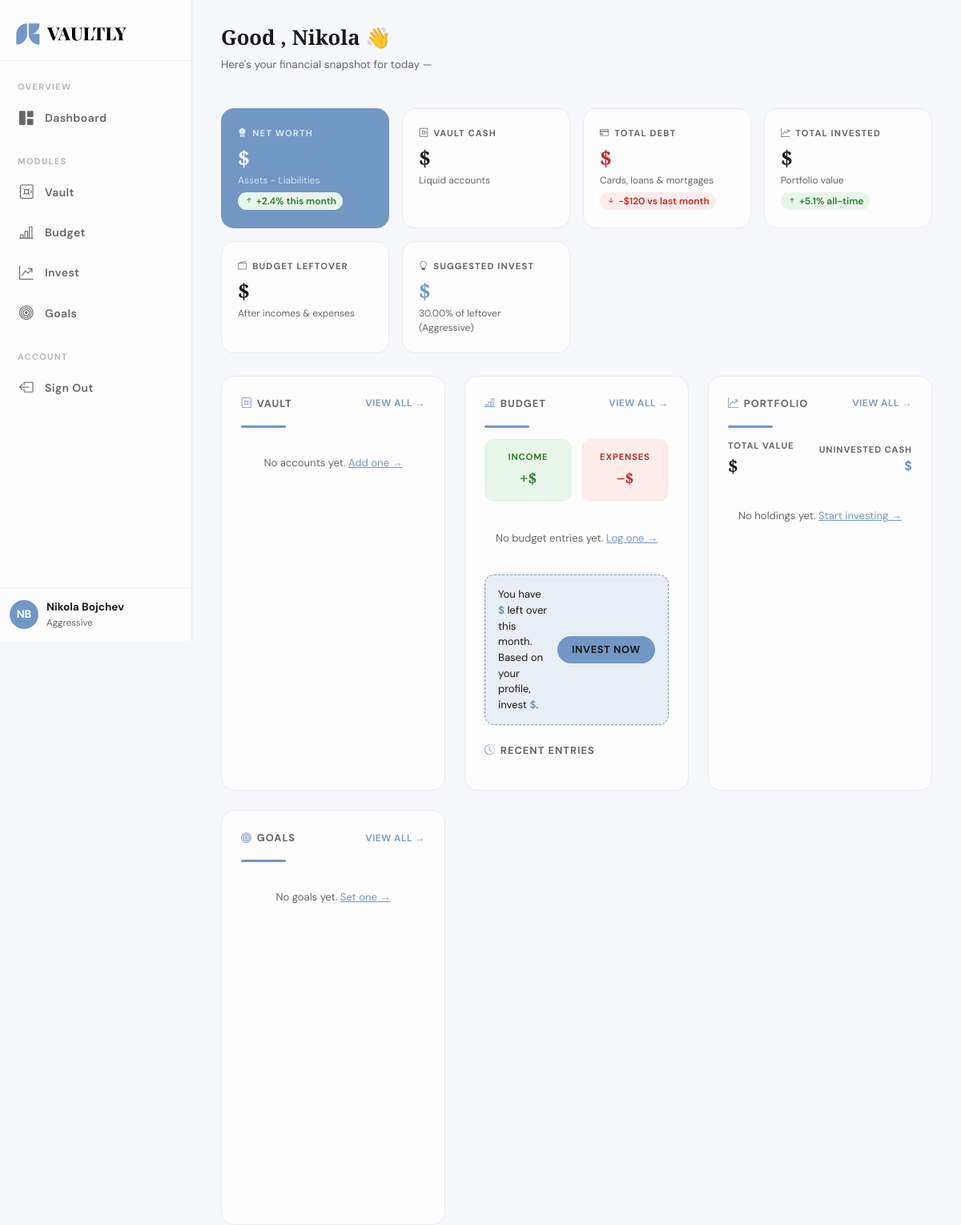
Screenshot of /profile/ (signed in) with the database file from the repository.
### users/models.py (models this page shows, shortened)
class CustomUser(AbstractUser):
    email = models.EmailField(unique=True)

class UserProfile(BaseModel):
    class RiskTolerance(models.TextChoices):
        CONSERVATIVE = 'conservative', 'Conservative'
        MODERATE     = 'moderate',     'Moderate'
        AGGRESSIVE   = 'aggressive',   'Aggressive'
    RISK_DEFAULTS = {
        'conservative': Decimal('10.00'),
        'moderate':     Decimal('20.00'),
        'aggressive':   Decimal('30.00'),
    }
    user = models.OneToOneField(
        settings.AUTH_USER_MODEL,
        on_delete=models.CASCADE,
        related_name='profile'
    )
    risk_tolerance = models.CharField(
        max_length=20,
        choices=RiskTolerance.choices,
        default=RiskTolerance.MODERATE
    )
    custom_invest_percentage = models.DecimalField(
        max_digits=5,
        decimal_places=2,
        null=True,
        blank=True,
        help_text="Overrides risk tolerance suggestion. Leave blank to use default."
    )
    @property
    def suggested_invest_percentage(self):
        if self.custom_invest_percentage is not None:
            return self.custom_invest_percentage
        return self.RISK_DEFAULTS.get(self.risk_tolerance, Decimal('20.00'))
    @property
    def invest_percentage(self):
        return self.suggested_invest_percentage

### users/views.py (the view, shortened to what this page needs)
# urls.py: path('profile/', user_views.profile, name='profile'),
@login_required
def profile(request):
    return render(request, 'dashboard.html')

### templates/dashboard.html (shortened to what this page needs)
<!DOCTYPE html>
<html lang="en">
<head>
    <link href="https://cdn.jsdelivr.net/npm/bootstrap@5.3.8/dist/css/bootstrap.min.css" rel="stylesheet"
>
    <link href="https://cdn.jsdelivr.net/npm/bootstrap-icons@1.11.3/font/bootstrap-icons.min.css" rel="stylesheet">
    <link rel="stylesheet" href="../static/css/app.css">
</head>
<body>
<div class="app-shell">
    <aside class="sidebar" id="sidebar">
        <div class="sidebar-logo-wrap">
            <img src="../static/img/logo.svg"       alt="Vaultly" class="sidebar-logo"       id="sidebar-logo">
        </div>
        <ul class="sidebar-nav">
            <li class="sidebar-section-label">OVERVIEW</li>
            <li class="sidebar-nav-item active">
                <a href="{% url 'dashboard' %}">
                    <i class="bi bi-grid-1x2-fill nav-icon"></i>
                    <span class="nav-label">Dashboard</span>
                </a>
            </li>
            <li class="sidebar-section-label" style="margin-top:10px;">MODULES</li>
            <li class="sidebar-nav-item">
                <a href="{% url 'vault:index' %}">
                    <i class="bi bi-safe nav-icon"></i>
                    <span class="nav-label">Vault</span>
                </a>
            </li>
            <li class="sidebar-nav-item">
                <a href="{% url 'budget:index' %}">
                    <i class="bi bi-bar-chart-line nav-icon"></i>
                    <span class="nav-label">Budget</span>
                </a>
            </li>
            <li class="sidebar-nav-item">
                <a href="{% url 'invest:index' %}">
                    <i class="bi bi-graph-up-arrow nav-icon"></i>
                    <span class="nav-label">Invest</span>
                </a>
            </li>
            <li class="sidebar-nav-item">
                <a href="{% url 'goals:index' %}">
                    <i class="bi bi-bullseye nav-icon"></i>
                    <span class="nav-label">Goals</span>
                </a>
            </li>
            <li class="sidebar-section-label" style="margin-top:10px;">ACCOUNT</li>
            <li class="sidebar-nav-item">
                <a href="#" onclick="event.preventDefault();document.getElementById('logout-form').submit();">
                    <i class="bi bi-box-arrow-left nav-icon"></i>
                    <span class="nav-label">Sign Out</span>
                </a>
            </li>
        </ul>
        <div class="sidebar-user">
            <div class="sidebar-user-avatar">
                {{ user.first_name|first|upper }}{{ user.last_name|first|upper }}
            </div>
            <div class="sidebar-user-info">
                <div class="sidebar-user-name">{{ user.get_full_name }}</div>
                <div class="sidebar-user-role">{{ user.profile.get_risk_tolerance_display }}</div>
            </div>
        </div>
    </aside>
    <main class="main-content" id="main-content">
        <div class="topbar">
            <div class="topbar-greeting">
                <h2>Good {{ time_of_day }}, {{ user.first_name }} 👋</h2>
                <p>Here's your financial snapshot for today — {{ today }}</p>
            </div>
        </div>
        <div class="kpi-grid">
            <div class="kpi-card highlight">
                <div class="kpi-label"><i class="bi bi-award-fill"></i> Net Worth</div>
                <div class="kpi-value">${{ net_worth|floatformat:0 }}</div>
                <div class="kpi-sub">Assets − Liabilities</div>
                <span class="kpi-trend up"><i class="bi bi-arrow-up-short"></i> +2.4% this month</span>
            </div>
            <div class="kpi-card">
                <div class="kpi-label"><i class="bi bi-safe"></i> Vault Cash</div>
                <div class="kpi-value">${{ total_vault_cash|floatformat:0 }}</div>
                <div class="kpi-sub">Liquid accounts</div>
            </div>
            <div class="kpi-card">
                <div class="kpi-label"><i class="bi bi-credit-card"></i> Total Debt</div>
                <div class="kpi-value" style="color:#c62828;">${{ total_debt|floatformat:0 }}</div>
                <div class="kpi-sub">Cards, loans & mortgages</div>
                <span class="kpi-trend down"><i class="bi bi-arrow-down-short"></i> −$120 vs last month</span>
            </div>
            <div class="kpi-card">
                <div class="kpi-label"><i class="bi bi-graph-up-arrow"></i> Total Invested</div>
                <div class="kpi-value">${{ total_invested|floatformat:0 }}</div>
                <div class="kpi-sub">Portfolio value</div>
                <span class="kpi-trend up"><i class="bi bi-arrow-up-short"></i> +5.1% all-time</span>
            </div>
            <div class="kpi-card">
                <div class="kpi-label"><i class="bi bi-wallet2"></i> Budget Leftover</div>
                <div class="kpi-value">${{ budget_leftover|floatformat:0 }}</div>
                <div class="kpi-sub">After incomes & expenses</div>
            </div>
            <div class="kpi-card">
                <div class="kpi-label"><i class="bi bi-lightbulb"></i> Suggested Invest</div>
                <div class="kpi-value" style="color:var(--blue)">${{ suggested_investment|floatformat:0 }}</div>
                <div class="kpi-sub">{{ user.profile.invest_percentage }}% of leftover ({{ user.profile.get_risk_tolerance_display }})</div>
            </div>
        </div>
        <div class="row g-4">
            <div class="col-lg-4">
                <div class="widget mb-4">
                    <div class="widget-header">
                        <div class="widget-title"><i class="bi bi-safe"></i> Vault</div>
                        <a href="{% url 'vault:index' %}" class="widget-link">VIEW ALL →</a>
                    </div>
                    <div class="vaultly-sep"></div>
                    {% for account in vault_assets|slice:":4" %}
                    <div class="account-row">
                        <div class="account-row-left">
                            <div class="account-icon">
                                {% if account.account_type == 'checking' %}<i class="bi bi-bank"></i>
                                {% elif account.account_type == 'savings' %}<i class="bi bi-piggy-bank"></i>
                                {% elif account.account_type == 'cash' %}<i class="bi bi-cash-stack"></i>
                                {% else %}<i class="bi bi-wallet2"></i>{% endif %}
                            </div>
                            <div>
                                <div class="account-name">{{ account.name }}</div>
                                <div class="account-type">{{ account.get_account_type_display }}</div>
                            </div>
                        </div>
                        <div class="account-balance">${{ account.balance|floatformat:2 }}</div>
                    </div>
                    {% empty %}
                    <p style="font-size:0.82rem; color:var(--text-muted); text-align:center; padding: 20px 0;">
                        No accounts yet. <a href="{% url 'vault:add' %}" style="color:var(--blue);">Add one →</a>
                    </p>
                    {% endfor %}
                </div>
                <div class="widget">
                    <div class="widget-header">
                        <div class="widget-title"><i class="bi bi-bullseye"></i> Goals</div>
                        <a href="{% url 'goals:index' %}" class="widget-link">VIEW ALL →</a>
                    </div>
                    <div class="vaultly-sep"></div>
                    {% for goal in goals|slice:":4" %}
                    <div class="goal-item">
                        <div class="goal-meta">
                            <span class="goal-name">{{ goal.name }}</span>
                            <span class="goal-pct">{{ goal.progress_percentage|floatformat:0 }}%</span>
                        </div>
                        <div class="goal-progress-track">
                            <div class="goal-progress-fill {% if goal.is_completed %}complete{% endif %}"
                                 style="width: {{ goal.progress_percentage|floatformat:0 }}%;"></div>
                        </div>
                        <div class="goal-amounts">
                            <span>${{ goal.total_contributed|floatformat:0 }} saved</span>
                            <span>${{ goal.target_amount|floatformat:0 }} goal</span>
                        </div>
                        <div class="goal-deadline"><i class="bi bi-calendar3"></i> Target: {{ goal.target_date }}</div>
                    </div>
                    {% empty %}
                    <p style="font-size:0.82rem; color:var(--text-muted); text-align:center; padding: 20px 0;">
                        No goals yet. <a href="{% url 'goals:add' %}" style="color:var(--blue);">Set one →</a>
                    </p>
                    {% endfor %}
                </div>
            </div>
            <div class="col-lg-4">
                <div class="widget">
                    <div class="widget-header">
                        <div class="widget-title"><i class="bi bi-bar-chart-line"></i> Budget</div>
                        <a href="{% url 'budget:index' %}" class="widget-link">VIEW ALL →</a>
                    </div>
                    <div class="vaultly-sep"></div>
                    <div class="d-flex justify-content-between mb-3" style="gap:12px;">
                        <div style="flex:1; background:#e8f5e9; border-radius:12px; padding:14px 12px; text-align:center;">
                            <div style="font-size:0.7rem; font-weight:700; letter-spacing:0.08em; color:#2e7d32; margin-bottom:4px;">INCOME</div>
                            <div style="font-size:1.2rem; font-weight:700; color:#2e7d32; font-family:'Playfair Display',serif;">
                                +${{ total_income|floatformat:0 }}
                            </div>
                        </div>
                        <div style="flex:1; background:#fdecea; border-radius:12px; padding:14px 12px; text-align:center;">
                            <div style="font-size:0.7rem; font-weight:700; letter-spacing:0.08em; color:#c62828; margin-bottom:4px;">EXPENSES</div>
                            <div style="font-size:1.2rem; font-weight:700; color:#c62828; font-family:'Playfair Display',serif;">
                                −${{ total_expenses|floatformat:0 }}
                            </div>
                        </div>
                    </div>
                    {% for cat in top_expense_categories %}
                    <div class="budget-bar-wrap">
                        <div class="budget-bar-label">
                            <span>{{ cat.name }}</span>
                            <span>${{ cat.amount|floatformat:0 }} / ${{ cat.limit|floatformat:0 }}</span>
                        </div>
                        <div class="budget-bar-track">
                            <div class="budget-bar-fill
                                {% if cat.pct >= 90 %}danger
                                {% elif cat.pct >= 70 %}warn
                                {% else %}safe{% endif %}"
                                 style="width:{{ cat.pct }}%;"></div>
                        </div>
                    </div>
                    {% empty %}
                    <p style="font-size:0.82rem; color:var(--text-muted); text-align:center; padding: 20px 0;">
                        No budget entries yet. <a href="{% url 'budget:add' %}" style="color:var(--blue);">Log one →</a>
                    </p>
                    {% endfor %}
                    <div class="invest-now-banner">
                        <p>
                            You have <strong>${{ budget_leftover|floatformat:0 }}</strong> left over this month.<br>
                            Based on your profile, invest <strong>${{ suggested_investment|floatformat:0 }}</strong>.
                        </p>
                        <form method="post" action="{% url 'budget:invest_now' %}">
                            <button type="submit" class="btn-invest-now">INVEST NOW</button>
                        </form>
                    </div>
                    <div style="margin-top: 22px;">
                        <div class="widget-title mb-3"><i class="bi bi-clock-history"></i> Recent Entries</div>
                    </div>
                </div>
            </div>
            <div class="col-lg-4">
                <div class="widget">
                    <div class="widget-header">
                        <div class="widget-title"><i class="bi bi-graph-up-arrow"></i> Portfolio</div>
                        <a href="{% url 'invest:index' %}" class="widget-link">VIEW ALL →</a>
                    </div>
                    <div class="vaultly-sep"></div>
                    <div class="d-flex align-items-center justify-content-between mb-3">
                        <div>
                            <div style="font-size:0.7rem; font-weight:700; letter-spacing:0.08em; color:var(--text-muted);">TOTAL VALUE</div>
                            <div style="font-size:1.4rem; font-weight:700; font-family:'Playfair Display',serif; color:var(--text-dark);">
                                ${{ total_invested|floatformat:0 }}
                            </div>
                        </div>
                        <div style="text-align:right;">
                            <div style="font-size:0.7rem; font-weight:700; letter-spacing:0.08em; color:var(--text-muted);">UNINVESTED CASH</div>
                            <div style="font-size:1rem; font-weight:700; color:var(--blue);">${{ portfolio_cash|floatformat:0 }}</div>
                        </div>
                    </div>
                    {% for holding in top_holdings|slice:":5" %}
                    <div class="holding-row">
                        <div>
                            <span class="holding-ticker">{{ holding.security.ticker }}</span>
                            <span class="holding-name">{{ holding.security.name|truncatechars:18 }}</span>
                            <div class="holding-qty" style="margin-top:2px; padding-left:4px;">{{ holding.quantity }} units</div>
                        </div>
                        <div class="holding-value">
                            <div class="holding-price">${{ holding.current_value|floatformat:2 }}</div>
                            <div class="holding-change {% if holding.gain_pct >= 0 %}pos{% else %}neg{% endif %}">
                                {% if holding.gain_pct >= 0 %}▲{% else %}▼{% endif %}
                                {{ holding.gain_pct|floatformat:2 }}%
                            </div>
                        </div>
                    </div>
                    {% empty %}
                    <p style="font-size:0.82rem; color:var(--text-muted); text-align:center; padding: 20px 0;">
                        No holdings yet. <a href="{% url 'invest:buy' %}" style="color:var(--blue);">Start investing →</a>
                    </p>
                    {% endfor %}
                </div>
            </div>
        </div>
    </main>
</div>
</body>
</html>

### rows the page displays
CustomUser: first_name|first "N", last_name|first "B", get_full_name "Nikola Bojchev", profile.risk_tolerance "Aggressive", first_name "Nikola", profile.invest_percentage "30.00"
